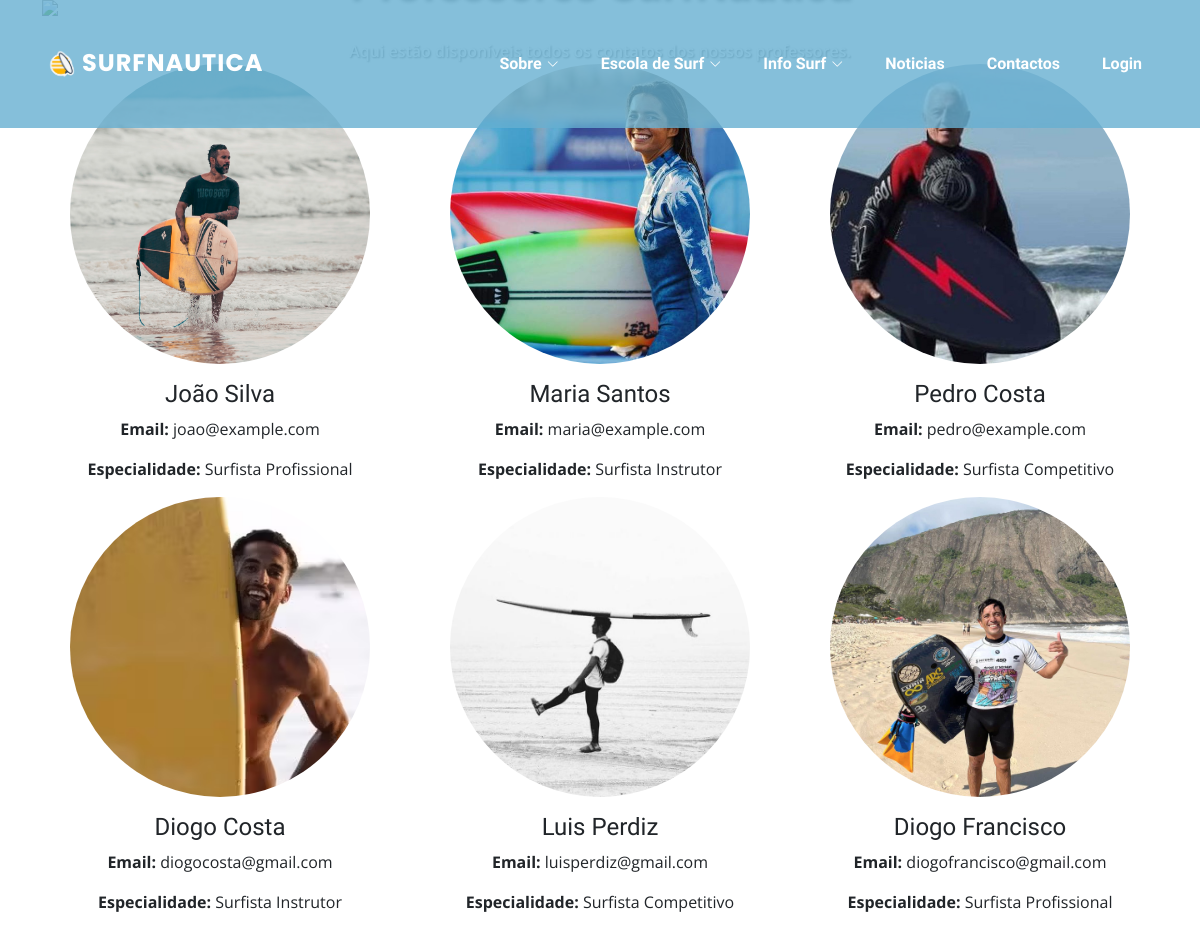
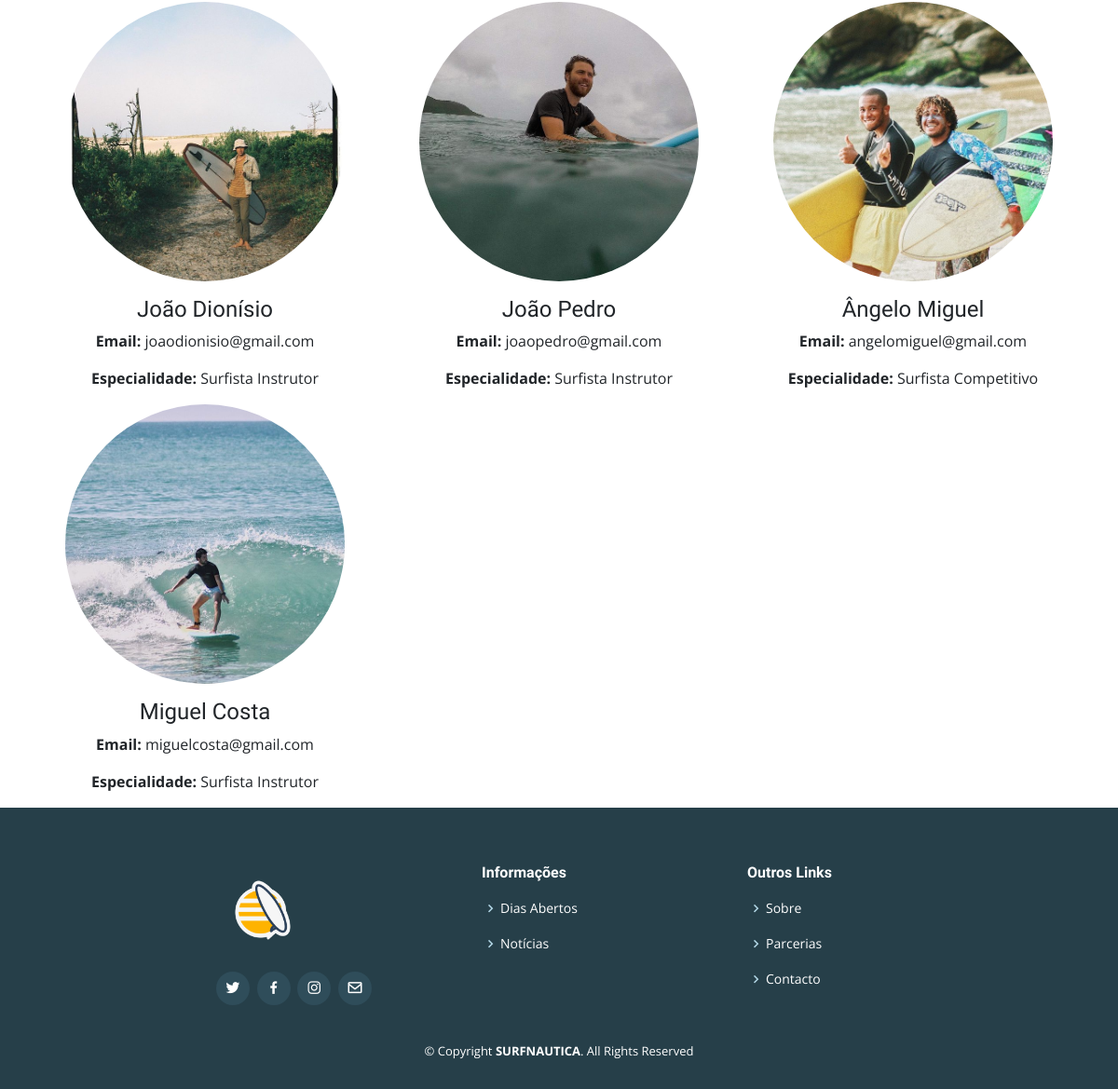
Page /Tiago_Gomes/professores.php on the committed database (2 pictures, top to bottom).
### tables this page shows
CREATE TABLE IF NOT EXISTS `professor` (
  `id_prof` INT(11) NOT NULL AUTO_INCREMENT,
  `nome` VARCHAR(50) NOT NULL,
  `email` VARCHAR(50) NOT NULL,
  `foto` VARCHAR(50),
  `especialidade` VARCHAR(70) NOT NULL,
  `id` INT(11) NOT NULL,
  PRIMARY KEY (`id_prof`),
  INDEX `fk_professor_users_idx` (`id` ASC),
  CONSTRAINT `fk_professor_users`
    FOREIGN KEY (`id`)
    REFERENCES `users` (`id`)
    ON DELETE NO ACTION
    ON UPDATE NO ACTION);

### Tiago_Gomes/professores.php (the view, shortened to what this page needs)
<!DOCTYPE html>
<html lang="en">
<head>
<?php
require_once 'sheets/head.php';
?>
  <link rel="stylesheet" href="css/professores.css">
  <link href="assets/vendor/aos/aos.css" rel="stylesheet">
  <link href="assets/vendor/bootstrap-icons/bootstrap-icons.css" rel="stylesheet">
  <link href="assets/vendor/boxicons/css/boxicons.min.css" rel="stylesheet">
  <link href="assets/vendor/glightbox/css/glightbox.min.css" rel="stylesheet">
  <link href="assets/vendor/swiper/swiper-bundle.min.css" rel="stylesheet">
</head>
<body>
<header id="header" class="fixed-top">
    <?php
    require_once 'sheets/navbar.php';
    ?>
</header>
<div class="container-sm">
  <div style="position: relative;">
    <img src="assets/img/22.jpg" class="d-block w-100 object-fit-cover">
    <div style="position: absolute; top: 50%; left: 50%; transform: translate(-50%, -50%); text-align: center;">
      <h1 style="color: white; font-weight: 950; font-size: 34pt; text-shadow: 2px 2px 4px rgba(0, 0, 0, 0.5);">Professores SurfNautica</h1>
      <p style="color: white; font-weight: 600; text-shadow: 1px 1px 2px rgba(0, 0, 0, 0.5);">Aqui estão disponíveis todos os contatos dos nossos professores.</p>
    </div>
  </div>
</div>
<div class="container-sm">
  <div class="row mt-md-5">
    <?php
    $sql = "SELECT nome, email, foto, especialidade FROM professor";
    $result = mysqli_query($conn, $sql);
    if (mysqli_num_rows($result) > 0) {
        while ($row = mysqli_fetch_assoc($result)) {
            foreach ($row as $res => $key) {
                $nome = $row['nome'];
                $foto = $row['foto'];
                $email = $row['email'];
                $especialidade = $row['especialidade'];
            }
            ?>
            <div class="col-lg-4">
              <div class="card border-0">
                <img class="card-card-img-overlay rounded-circle mx-auto" src="assets/img/<?php echo $foto; ?>" alt="Image" width="300" height="300" style="object-fit: cover;">
                <div class="card-body">
                  <h4 class="card-title text-center"><?php echo $nome; ?></h4>
                  <p class="card-text text-center"><strong>Email:</strong> <?php echo $email; ?></p>
                  <p class="card-text text-center"><strong>Especialidade:</strong> <?php echo $especialidade; ?></p>
                </div>
              </div>
            </div>
            <?php
        }
    } else {
        echo "Erro ao executar o select: " . mysqli_connect_error($conn);
    }
    ?>
  </div>
</div>
</body>
<footer id="footer">
  <?php
  require_once 'sheets/footer.php';
  ?>
</footer>
</html>

### Tiago_Gomes/assets/css/style.css (style rules this page uses)
body { font-family: "Open Sans", sans-serif; color: #444444; }
h1, h2, h3, h4, h5, h6 { font-family: "Raleway", sans-serif; }
#header { transition: all 0.5s; z-index: 997; transition: all 0.5s; padding: 24px 0; background: rgba(103, 176, 209, 0.8); }
#footer { background: #263f49; padding: 0 0 0 0; color: #fff; font-size: 14px; }

### Tiago_Gomes/assets/css/professores.css (style rules this page uses)
h1 { color: black; text-align: center; padding: 20px 0; }

### rows in the picture
professor: foto (picture), nome "João Silva", email "joao@example.com", especialidade "Surfista Profissional"
professor: foto (picture), nome "Maria Santos", email "maria@example.com", especialidade "Surfista Instrutor"
professor: foto (picture), nome "Pedro Costa", email "pedro@example.com", especialidade "Surfista Competitivo"
professor: foto (picture), nome "Diogo Costa", email "diogocosta@gmail.com", especialidade "Surfista Instrutor"
professor: foto (picture), nome "Luis Perdiz", email "luisperdiz@gmail.com", especialidade "Surfista Competitivo"
professor: foto (picture), nome "Diogo Francisco", email "diogofrancisco@gmail.com", especialidade "Surfista Profissional"
professor: foto (picture), nome "João Dionísio", email "joaodionisio@gmail.com", especialidade "Surfista Instrutor"
professor: foto (picture), nome "João Pedro", email "joaopedro@gmail.com", especialidade "Surfista Instrutor"
professor: foto (picture), nome "Ângelo Miguel", email "angelomiguel@gmail.com", especialidade "Surfista Competitivo"
professor: foto (picture), nome "Miguel Costa", email "miguelcosta@gmail.com", especialidade "Surfista Instrutor"
